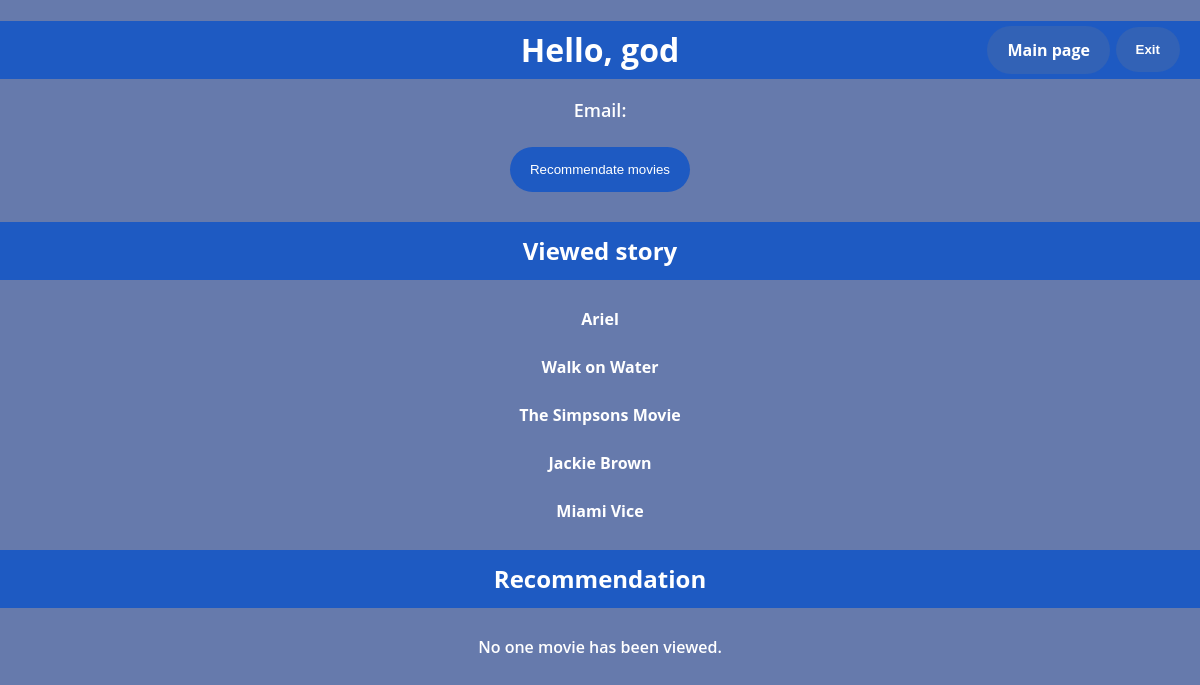
The app's page /user_profile/ (signed in), older data.
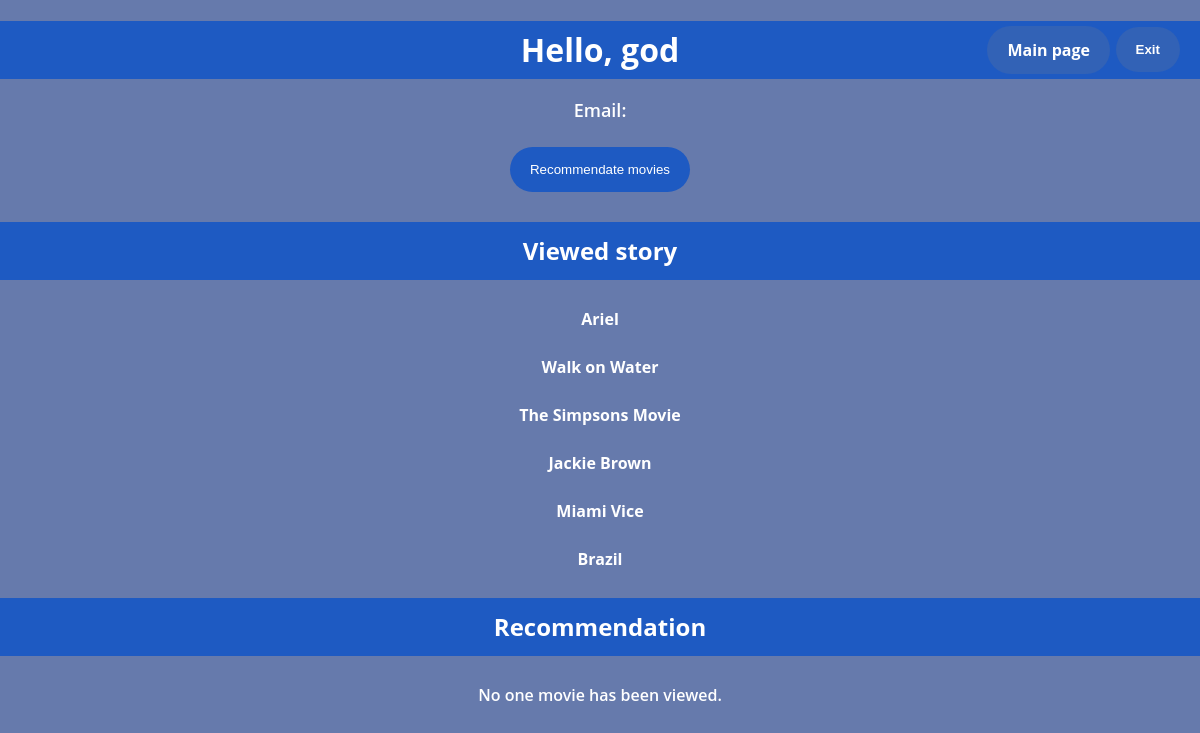
The same page, newer data.
### movies/models.py (models this page shows, shortened)
class WatchedMovie(models.Model):
    user = models.ForeignKey(User, on_delete=models.CASCADE)
    movie = models.ForeignKey(Movie, on_delete=models.CASCADE)
    rating = models.IntegerField(default=3)

class Movie(models.Model):
    title = models.CharField(max_length=200)
    slug_title = models.SlugField(unique=True, db_index=True)
    overview = models.TextField()
    keywords = models.TextField()
    production_companies = models.TextField()
    production_countries = models.TextField()
    original_language = models.CharField(max_length=20)
    genres = models.CharField(max_length=200)
    runtime= models.FloatField()
    budget = models.IntegerField()
    rating = models.FloatField()

### movies/views.py (the view)
# urls.py: path('user_profile/', views.user_profile, name='user_profile'),
@login_required
def user_profile(request):
    user = request.user
    watched_movies = WatchedMovie.objects.filter(user=user)
    return render(request, 'movies/user_profile.html', {'user': user, 'watched_movies': watched_movies})

### movies/templates/movies/user_profile.html (shortened to what this page needs)
{% load static %}
<!DOCTYPE html>
<html>
<head>
    <link rel="stylesheet" href="{% static 'css/myAccount.css'%}" type="text/css">
</head>
<body>
    <h1>Hello, {{user.username}}</h1>
    <p>Email: {{ user.email }}</p>
    <form method="post" action="{% url 'logout' %}">
        <button type="submit" class="exit-btn">Exit</button>
    </form>
    <a href="{% url 'movie_list' %}" class="main-page-link">Main page</a>
    <form method="post" action="{% url 'run_server_script' %}">
    <button type="submit">Recommendate movies</button>
    </form>
<h2>Viewed story</h2>
<ul class="viewed-movies-list">
    {% for watched_movie in watched_movies %}
        <li><a href="{% url 'movie_detail' watched_movie.movie.id %}">{{ watched_movie.movie.title }}</a></li>
    {% empty %}
        <li>No one movie has been viewed.</li>
    {% endfor %}
</ul>
<h2>Recommendation</h2>
<ul>
    {% for movie in recommended_movies %}
        <li><a href="{% url 'movie_detail' movie.id %}">{{ movie.title }}</a></li>
    {% empty %}
    <li>No one movie has been viewed.</li>
    {% endfor %}
</ul>
</body>
</html>

Row changes from the older to the newer data that the page shows:
added WatchedMovie: movie "Brazil"
